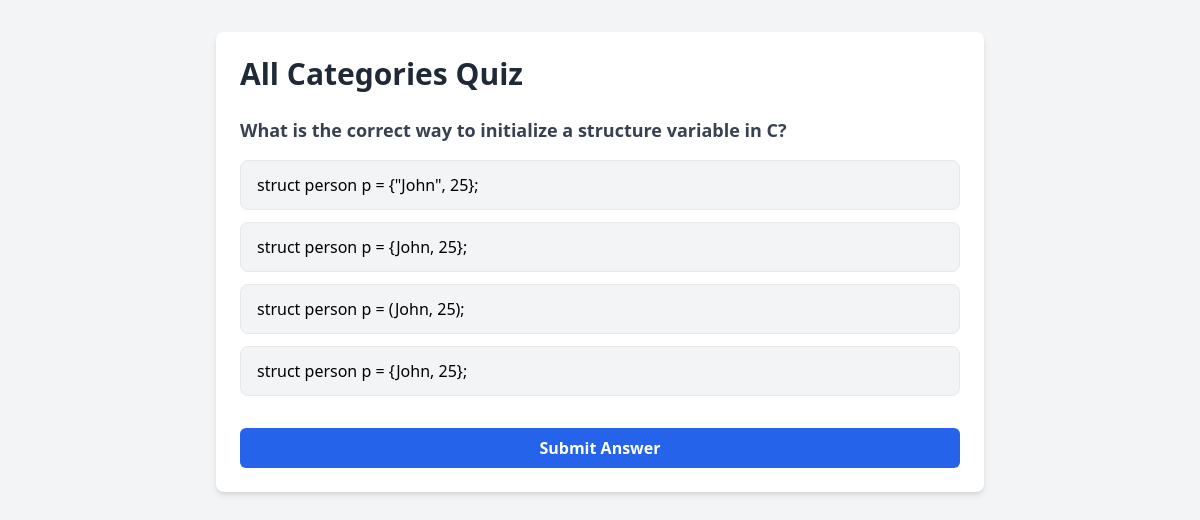
The app's page /quiz/ with its own data.
### quiz/models.py (models this page shows, shortened)
class Question(models.Model):
    CATEGORY_CHOICES = [
        ('Python', 'Python'),
        ('Java', 'Java'),
        ('C', 'C'),
        ('Math', 'Math'),
    ]
    DIFFICULTY_CHOICES = [
        ('Easy', 'Easy'),
        ('Medium', 'Medium'),
        ('Hard', 'Hard'),
    ]
    question = models.CharField(max_length=200)
    option_1 = models.CharField(max_length=255)
    option_2 = models.CharField(max_length=255)
    option_3 = models.CharField(max_length=255)
    option_4 = models.CharField(max_length=255)
    correct_answer = models.CharField(max_length=255)
    category = models.ForeignKey(Category, on_delete=models.CASCADE)
    difficulty = models.CharField(max_length=6, choices=DIFFICULTY_CHOICES)

### quiz/views.py (the view, shortened to what this page needs)
# urls.py: path('quiz/', views.quiz, name='quiz'),
@csrf_protect
def quiz(request):
    category_name = request.GET.get('category', None)
    current_question_id = request.POST.get('current_question_id') if request.method == "POST" else None
    if category_name:
        try:
            category = Category.objects.get(name=category_name)
            questions = Question.objects.filter(category=category).order_by('?')[:1]
        except Category.DoesNotExist:
            questions = []
    else:
        questions = Question.objects.all().order_by('?')[:1]
    questions_with_options = [{
        "id": question.id,
        "question": question.question,
        "options": [
            question.option_1,
            question.option_2,
            question.option_3,
            question.option_4,
        ]
    } for question in questions]
    return render(request, "quiz/quiz.html", {
        "questions": questions_with_options,
        "category": category_name if category_name else "All Categories",
        "show_next_options": False  # Hide "Answer More" and "End Quiz" buttons initially
    })

### quiz/templates/quiz/quiz.html (shortened to what this page needs)
<!DOCTYPE html>
<html lang="en">
  <head>
    <link
      rel="stylesheet"
      href="https://cdn.jsdelivr.net/npm/tailwindcss@2.0.0/dist/tailwind.min.css" />
  </head>
  <body class="bg-gray-100">
    <div class="container mx-auto my-8 max-w-3xl bg-white shadow-md rounded-lg p-6">
      <h1 class="text-3xl font-bold text-gray-800 mb-6">
        {{ category|default:"All Categories" }} Quiz
      </h1>
      <form id="quiz-form" method="POST">
        {% for question in questions %}
        <div class="mb-8 question-container">
          <h3 class="text-lg font-semibold text-gray-700 mb-4">
            {{ question.question }}
          </h3>
          <div class="space-y-3">
            {% for option in question.options %}
            <div class="option-box "
                 onclick="selectOption(this)">
              <label for="q{{ question.id }}_{{ forloop.counter }}" class="cursor-pointer flex items-center">
                {{ option }}
              </label>
            </div>
            {% endfor %}
          </div>
        </div>
        {% endfor %}
        {% if not show_next_options %}
        <button
          type="submit"
          class="w-full px-4 py-2 bg-blue-600 text-white font-semibold rounded-md hover:bg-blue-700 transition-colors duration-200">
          Submit Answer
        </button>
        {% endif %}
      </form>
    </div>
  </body>
</html>

### quiz/templates/quiz/quiz.html (style rules this page uses)
.option-box { border: 1px solid #e5e7eb; border-radius: 8px; padding: 12px 16px; margin-bottom: 12px; cursor: pointer; position: relative; background-color: #f3f4f6; transition: all 0.2s ease; }

### records on screen
Question: question "What is the correct way to initialize a structure variable in C?", options "struct person p = {\"John\", 25};" "struct person p = {John, 25};" "struct person p = (John, 25);" "struct person p = {John, 25};"

### other values on screen
{{ category|default:"All Categories" }} "All Categories"
